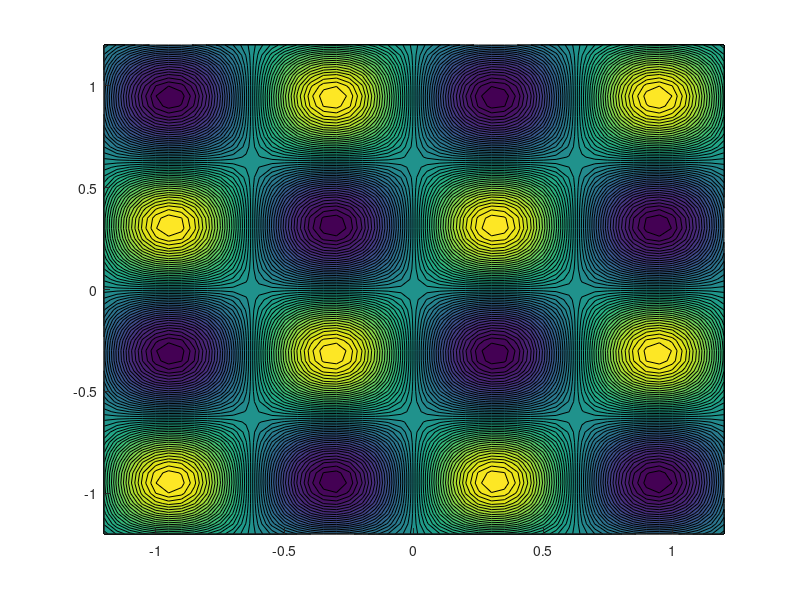

Here is the MATLAB script that generated this plot: (Note: this script raises an error after producing the figure.)
step = .05;
xx = -1.2:step:1.2;
yy = -1.2:step:1.2;

V_xy = @(xx, yy) 1 + 0.9 * sin(5 * xx) .* sin(5 * yy);

[X, Y] = ndgrid(xx, yy);
F = figure(2); clf; hold on;
Z = V_xy(X, Y);
contourf(X, Y, Z, 50, 'EdgeColor', 'none');
xp = x(:, 1);
yp = x(:, 2);
circX = cos(0:2*pi/100:2*pi);
circY = sin(0:2*pi/100:2*pi);
for m = 1:size(xC, 1)
    fill(xC(m, 1) + r(m) * circX, xC(m, 2) + r(m) * circY, [0.5,0,0], ...
        'edgecolor', 'none');
end
plot(xp, yp, 'k', 'LineWidth', 2);
xlabel('X-axis');
ylabel('Y-axis');
zlabel('V(x,y)');
title('Surface Plot of V(x,y)');